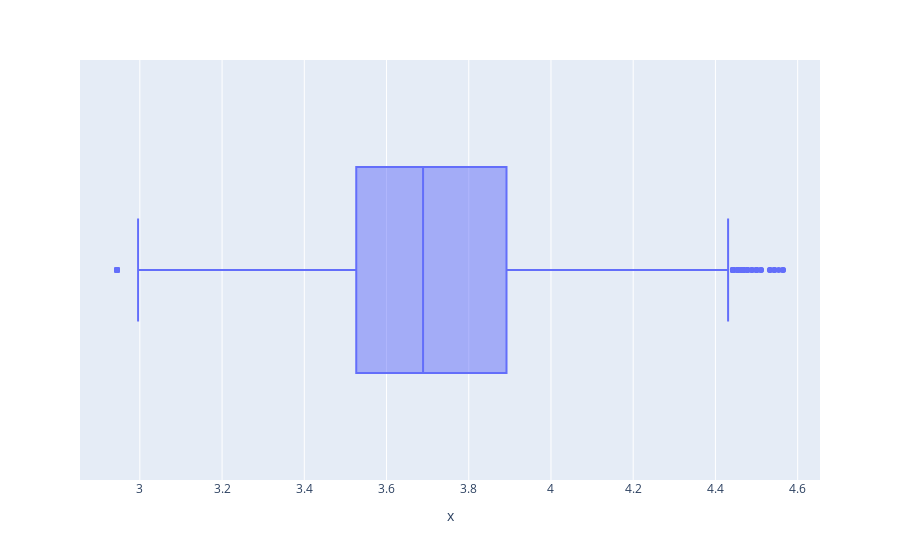

Notebook cell for this chart:
### Code cell
px.box(x= np.log1p(df['age']))

### Figure 1 — Plotly figure (JSON) as saved in the notebook; plotly's stock layout.template omitted (floating-point values rounded to 4 significant figures; data arrays with more than 128 entries replaced by an {"elided": "..."} marker saying what was removed)
{"data": [{"alignmentgroup": "True", "hovertemplate": "x=%{x}<extra></extra>", "legendgroup": "", "marker": {"color": "#636efa"}, "name": "", "notched": false, "offsetgroup": "", "orientation": "h", "showlegend": false, "type": "box", "x": {"elided": "45211 float values"}, "x0": " ", "xaxis": "x", "y0": " ", "yaxis": "y"}], "layout": {"boxmode": "group", "legend": {"tracegroupgap": 0}, "margin": {"t": 60}, "xaxis": {"anchor": "y", "domain": [0, 1], "title": {"text": "x"}}, "yaxis": {"anchor": "x", "domain": [0, 1]}}}
